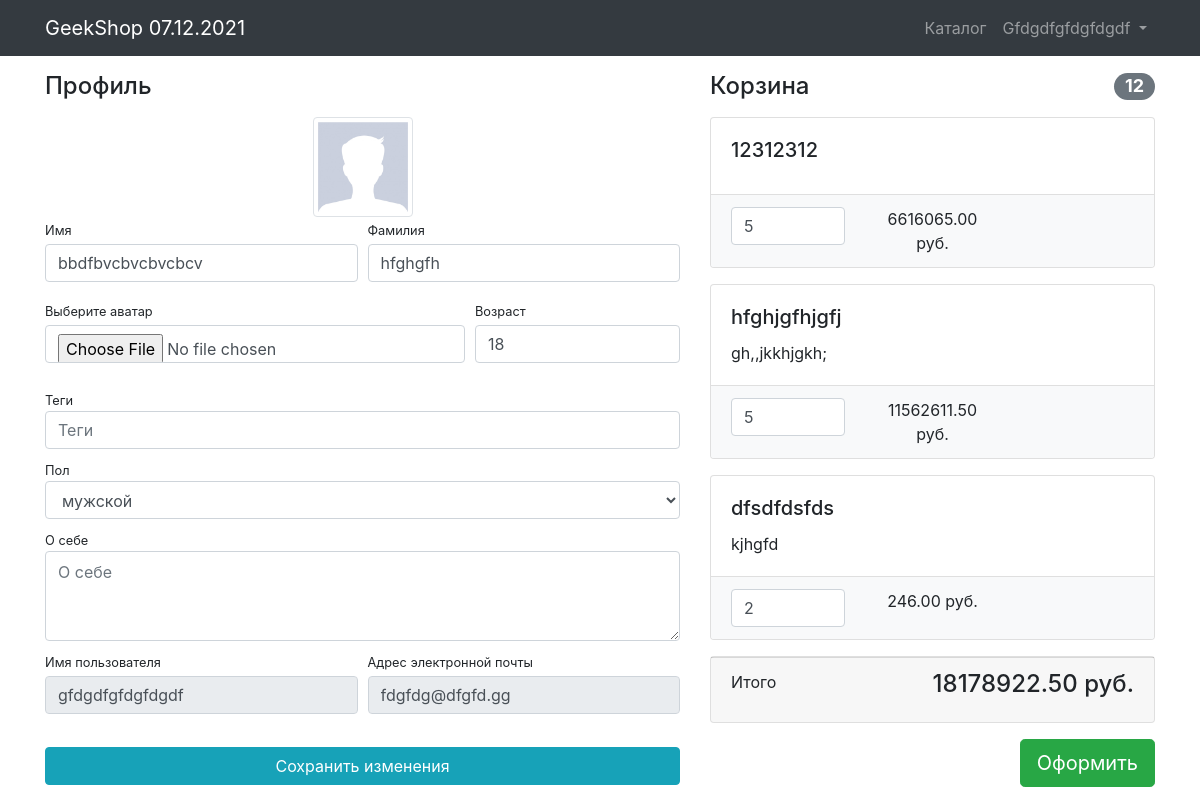
The app's page /auth/profile/ (signed in) with its own data.
### authapp/models.py (models this page shows, shortened)
class ShopUser(AbstractUser):
    avatar = models.ImageField(upload_to='users_avatars', blank=True)
    age = models.IntegerField('Возраст', default=18)
    activation_key = models.CharField(max_length=128, blank=True)
    @cached_property
    def user_basket_count(self):
        items = self.basket.all()
        quantity = 0
        for item in items:
            quantity += item.count
        return quantity
    @cached_property
    def user_basket_cost(self):
        items = self.basket.select_related('product')
        cost = 0
        for item in items:
            cost += item.count * item.product.price
        return cost

class UserProfile(models.Model):
    MALE = 'M'
    FEMALE = 'W'
    GENDER_CHOICES = (
        (MALE, 'мужской'),
        (FEMALE, 'женский'),
    )
    user = models.OneToOneField(get_user_model(), primary_key=True, on_delete=models.CASCADE)
    tagline = models.CharField('теги', max_length=128, blank=True)
    about_me = models.TextField('о себе', blank=True)
    gender = models.CharField('пол', max_length=1, choices=GENDER_CHOICES, blank=True)

### basketapp/models.py (models this page shows, shortened)
class Basket(models.Model):
    user = models.ForeignKey(get_user_model(), on_delete=models.CASCADE, related_name='basket')
    product = models.ForeignKey(Product, on_delete=models.CASCADE)
    count = models.PositiveIntegerField(verbose_name='количество', default=0)
    add_datetime = models.DateTimeField(auto_now_add=True)
    update_datetime = models.DateTimeField(auto_now=True)
    @cached_property
    def sum_price(self):
        return self.count * self.product.price

### products/models.py (models this page shows, shortened)
class Product(models.Model):
    category = models.ForeignKey(ProductsCategory, on_delete=models.CASCADE)
    name = models.CharField('Название', max_length=64)
    image = models.ImageField(upload_to='product_images', blank=True)
    description = models.CharField('Описание', max_length=256, blank=True)
    price = models.DecimalField('Цена', max_digits=9, decimal_places=2, default=0)
    quantity = models.IntegerField('Количество на складе', default=0)
    is_active = models.BooleanField('Доступность', default=True, db_index=True)

### authapp/views.py (the view)
# urls.py: path('profile/', authapp.profile, name='profile'),
@login_required
@transaction.atomic
def profile(request):
    if request.method == 'POST':
        user_form = ShopUserProfileForm(data=request.POST, files=request.FILES, instance=request.user)
        profile_form = UserProfileForm(data=request.POST, instance=request.user.userprofile)
        if user_form.is_valid() and profile_form.is_valid():
            user_form.save()
            messages.add_message(request, messages.SUCCESS, 'Профиль отредактирован!')
            return HttpResponseRedirect(reverse('auth:profile'))
    else:
        user_form = ShopUserProfileForm(instance=request.user)
        profile_form = UserProfileForm(instance=request.user.userprofile)
    basket = Basket.objects.filter(user=request.user)
    context = {
        'page_title': 'GeekShop - Профиль',
        'user_form': user_form,
        'profile_form': profile_form,
        'basket': basket,
        'object': request.user
    }
    return render(request, 'authapp/profile.html', context)

### authapp/forms.py
class ShopUserProfileForm(UserChangeForm):
    first_name = forms_lib.CharField(
        widget=forms_lib.TextInput(attrs={'class': 'form-control py-2', 'placeholder': 'Введите имя'}),
        required=False)
    last_name = forms_lib.CharField(
        widget=forms_lib.TextInput(attrs={'class': 'form-control py-2', 'placeholder': 'Введите фамилию'}),
        required=False)
    email = forms_lib.EmailField(
        widget=forms_lib.EmailInput(attrs={'class': 'form-control py-2', 'readonly': True}),
        required=False)
    username = forms_lib.CharField(
        widget=forms_lib.TextInput(attrs={'class': 'form-control py-2', 'readonly': True}))
    avatar = forms_lib.ImageField(
        widget=forms_lib.FileInput(attrs={'class': 'form-control py-2'}),
        required=False)
    age = forms_lib.IntegerField(
        widget=forms_lib.NumberInput(attrs={'class': 'form-control py-2'}))
    class Meta:
        model = get_user_model()
        fields = ('username', 'first_name', 'last_name', 'email', 'avatar', 'age', 'password')

class UserProfileForm(ModelForm):
    tagline = forms_lib.CharField(
        widget=forms_lib.TextInput(attrs={'class': 'form-control py-2', 'placeholder': 'Теги'}),
        required=False)
    about_me = forms_lib.CharField(
        widget=forms_lib.Textarea(attrs={'class': 'form-control py-2', 'placeholder': 'О себе', 'rows': '3'}),
        required=False)
    gender = forms_lib.ChoiceField(
        widget=forms_lib.Select(attrs={'class': 'form-control py-2', 'placeholder': 'Пол'}),
        choices=UserProfile.GENDER_CHOICES,
        required=False)
    class Meta:
        model = UserProfile
        fields = ('tagline', 'about_me', 'gender')

### products/context_processors.py (called while the page is built)
def today(request):
    return {'today': datetime.now(), }

### authapp/templates/authapp/profile.html (shortened to what this page needs)
{% extends 'base.html' %}
{% load static %}
{% block css %}
    <link href="{% static 'css/profile.css' %}" rel="stylesheet">
{% endblock %}
{% block content %}
    <div class="container">
        <div class="row">
            <div class="col-lg-7">
                <h4 class="mt-3 mb-3">Профиль</h4>
                <div class="col-lg-12 text-center">
                    <img width="100" height="100" alt=""
                         src="{% if user.avatar %}
                                {% if not backends.associated %}
                                    {{ user.avatar.url }}
                                {% else %}
                                    {{ user.avatar }}
                                {% endif %}
                              {% else %}
                                  {% static 'vendor/img/users/default_avatar.jpg' %}
                              {% endif %}"
                         class="img-thumbnail">
                </div>
                <form action="{% url 'auth:profile' %}" method="post" enctype="multipart/form-data">
                    <div class="form-row">
                        <div class="col-md-6">
                            <div class="form-group">
                                <label class="small mb-1"
                                       for="{{ user_form.first_name.id_for_label }}">Имя</label>
                                {{ user_form.first_name }}
                            </div>
                        </div>
                        <div class="col-md-6">
                            <div class="form-group">
                                <label class="small mb-1"
                                       for="{{ user_form.last_name.id_for_label }}">Фамилия</label>
                                {{ user_form.last_name }}
                            </div>
                        </div>
                    </div>
                    <div class="form-row">
                        <div class="col-md-8 custom-file">
                            <label class="small mb-1"
                                   for="{{ user_form.avatar.id_for_label }}">
                                Выберите аватар
                            </label>
                            {{ user_form.avatar }}
                        </div>
                        <div class="col-md-4">
                            <label class="small mb-1"
                                   for="{{ user_form.age.id_for_label }}">
                                Возраст
                            </label>
                            {{ user_form.age }}
                        </div>
                    </div>
                    <div class="form-row">
                        <div class="col-md-12">
                            <label class="small mb-0"
                                   for="{{ profile_form.tagline.id_for_label }}">Теги</label>
                            {{ profile_form.tagline }}
                        </div>
                    </div>
                    <div class="form-row mt-2">
                        <div class="col-md-12">
                            <label class="small mb-0"
                                   for="{{ profile_form.gender.id_for_label }}">Пол</label>
                            {{ profile_form.gender }}
                        </div>
                    </div>
                    <div class="form-row mt-2">
                        <div class="col-md-12">
                            <label class="small mb-0"
                                   for="{{ profile_form.about_me.id_for_label }}">О себе</label>
                            {{ profile_form.about_me }}
                        </div>
                    </div>
                    <div class="form-row mt-2">
                        <div class="col-lg-6">
                            <label class="small mb-1"
                                   for="{{ user_form.username.id_for_label }}">Имя пользователя</label>
                            {{ user_form.username }}
                        </div>
                        <div class="col-md-6">
                            <label class="small mb-1"
                                   for="{{ user_form.email.id_for_label }}">Адрес электронной почты</label>
                            {{ user_form.email }}
                        </div>
                    </div>
                    <div class="form-row">
                        <div class="col-lg-12" style="margin-top: 33px;">
                            <input class="btn btn-info btn-block" type="submit"
                                   value="Сохранить изменения">
                        </div>
                    </div>
                </form>
            </div>
            <div class="col-lg-5">
                <h4 class="mt-3 mb-3 d-flex justify-content-between align-items-center mb-3">
                    Корзина
                    <span class="badge badge-secondary badge-pill basketapp-count">{{ user.user_basket_count }}</span>
                </h4>
                {% if basket %}
                    {% include 'basket/basket.html' %}
                    <a href="{% url 'orders:create' %}" class="btn btn-success btn-lg float-right">Оформить</a>
                {% else %}
                    <div class="card mb-3">
                        <div class="card-footer">
                            <h4 class="float-right">Здесь пока ничего нет</h4>
                        </div>
                    </div>
                {% endif %}
            </div>
        </div>
    </div>
{% endblock %}

### templates/includes/navbar.html (shortened to what this page needs)
<div class="container">
    <a class="navbar-brand" href="{% url 'products:index' %}">GeekShop {{ today|date:"d.m.Y" }}</a>
    <div class="collapse navbar-collapse" id="navbarResponsive">
        <ul class="navbar-nav ml-auto">
            <li class="nav-item">
                <a class="nav-link"
                   href="{% url 'products:products' %}">
                    Каталог
                </a>
            </li>
            {% if user.is_authenticated %}
                <li class="nav-item dropdown">
                    <a class="dropdown-toggle nav-link" href="#" data-toggle="dropdown">
                        {{ user.username|title }}
                    </a>
                </li>
            {% else %}
                <li class="nav-item">
                    <a class="nav-link" href="{% url 'auth:login' %}">Войти <i class="fas fa-sign-in-alt"></i></a>
                </li>
            {% endif %}
        </ul>
    </div>
</div>

### basketapp/templates/basket/basket.html
{% for item in basket %}
    {% include 'basket/includes/basket_item.html' %}
{% endfor %}
<div class="card mb-3">
    <div class="card-footer">
        <p class="float-left">Итого</p>
        <h4 class="float-right">
            <span class="basketapp-total">{{ object.user_basket_cost }}</span><span class="money"> руб.</span>
        </h4>
    </div>
</div>

### basketapp/templates/basket/includes/basket_item.html (shortened to what this page needs)
    <div class="card mb-3 basketapp-item-{{ item.id }}">
        <div class="card-body">
            <h5 class="card-title">{{ item.product.name }}</h5>
            <p class="card-text">{{ item.product.description }}</p>
        </div>
        <ul class="list-group list-group-flush">
            <li class="list-group-item bg-light">
                <div class="row text-center">
                    <div class="col-lg-4">
                        <input name="number-{{ item.id }}" type="number" class="form-control"
                               value="{{ item.count }}" min="0" max="{{ item.product.quantity }}">
                    </div>
                    <div class="col-lg-4"><span class="basketapp-sum-{{ item.id }}">{{ item.sum_price }}</span>
                        руб.
                    </div>
                    <div class="col-lg-4">
                    </div>
                </div>
            </li>
        </ul>
    </div>

### static/css/profile.css (style rules this page uses)
body { padding-top: 56px; }

### records on screen
ShopUser: username "Gfdgdfgfdgfdgdf", first_name "bbdfbvcbvcbvcbcv", last_name "hfghgfh", age "18", username "gfdgdfgfdgfdgdf", email "fdgfdg@dfgfd.gg", user_basket_count "12", user_basket_cost "18178922.50"
UserProfile: gender "мужской"
Basket: product.name "12312312", count "5", sum_price "6616065.00"
Basket: product.name "hfghjgfhjgfj", product.description "gh,,jkkhjgkh;", count "5", sum_price "11562611.50"
Basket: product.name "dfsdfdsfds", product.description "kjhgfd", count "2", sum_price "246.00"
